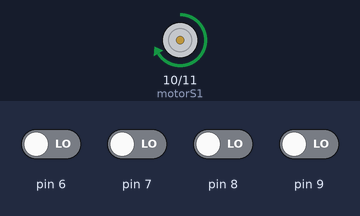
Simulated run of this sketch. Board: Arduino Uno, built with avr-gcc and run on an emulated ATmega328P. On the bench: motor-driver pin pairs drawn as motors (green arrow = first pin HIGH = forward, orange = second pin HIGH = backward, longer = more drive). Inputs (shaded band) come from the test bench; at power-on: pin 6–9 LOW.

Above: at 1.2 s.
1.3 s: pin 7 driven HIGH
At 1.6 s:
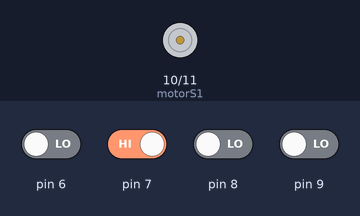
Timing chart, 0 to 4.3 s (numbered marks = the images above; inputs shaded):
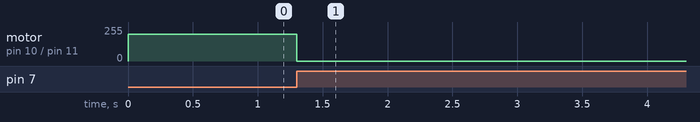

Measured:
- after the input at 1.3 s, motor on pin 10 (motorS1) / pin 11 (motorS2): forward 200/255 → stopped at once

The sketch:

cambios.ino
```cpp
bool derecha=true;
int velocidad=200;
const int motorS1=10; const int motorS2=11;

void setup() {
  pinMode(6,INPUT); /* A y cambio (Inicio)*/
  pinMode(7,INPUT); // P
  pinMode(8,INPUT);
  pinMode(9,INPUT);
  pinMode(10,OUTPUT); /* motorS1 */
  pinMode(11,OUTPUT);  //motorS2
}
void loop() {
  bool Inicio=digitalRead(6);
  bool Paro=digitalRead(7);
  bool masVel=digitalRead(8);
  bool menosVel=digitalRead(9);
  if (Inicio && !Paro  ) {
    while(digitalRead(6));
    derecha=!derecha;
  }
  if (masVel)
  {
    while(digitalRead(8));
    velocidad+= 2;
   }
   if(menosVel){
     while(digitalRead(9));
     velocidad-=2;
   }
   if (Paro)
   {
     velocidad=0;
     derecha=true;
   }
   analogWrite(!derecha?motorS1:motorS2,0);
   analogWrite(derecha?motorS1:motorS2,velocidad);
   while(digitalRead(7));
}
```
